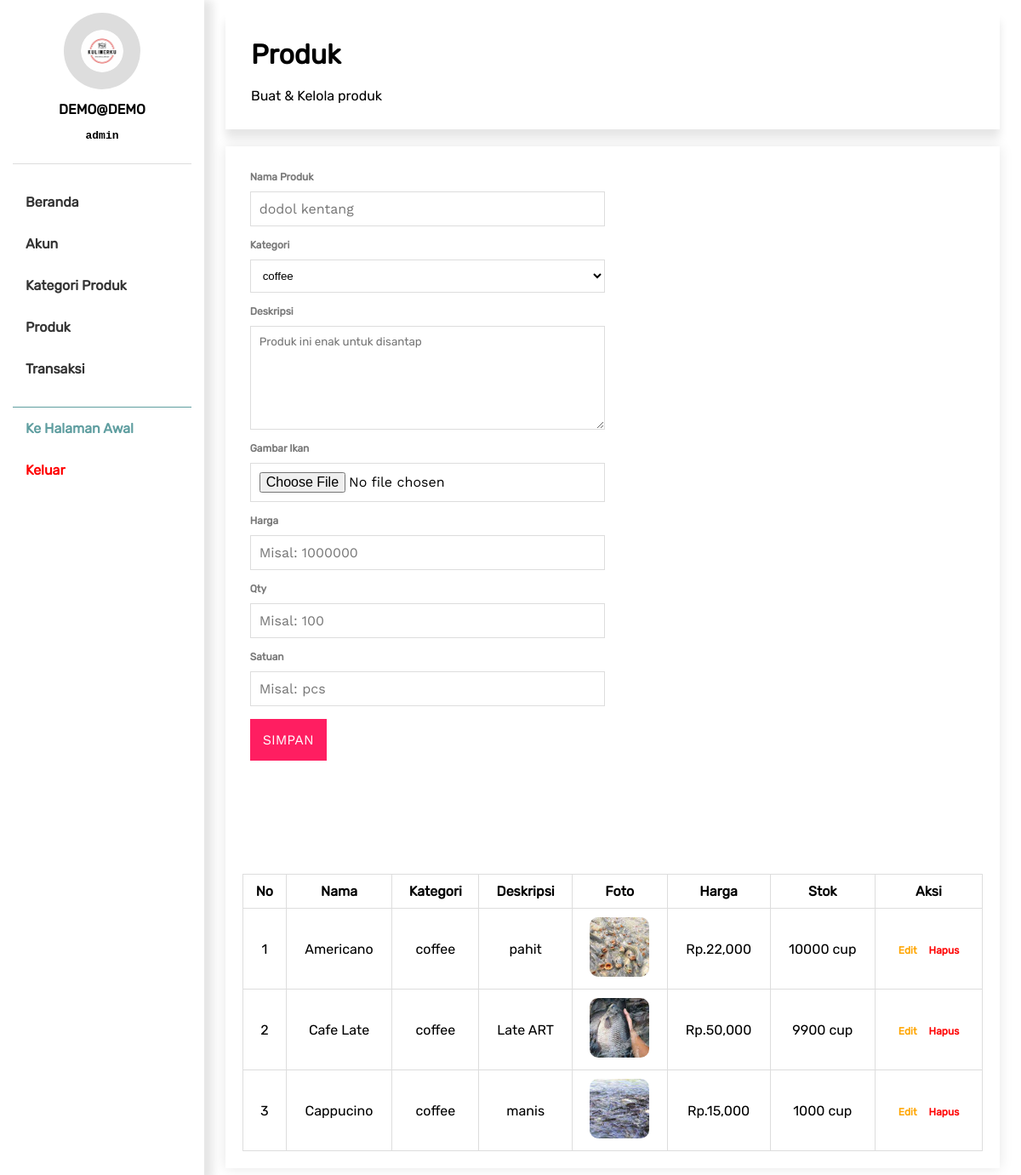
/panel/produk.php (signed in), run on the app's committed database.
### tables this page shows
CREATE TABLE `produk` (
  `id_data` int(255) NOT NULL,
  `nama` varchar(255) NOT NULL,
  `kategori` int(255) NOT NULL,
  `deskripsi` text NOT NULL,
  `foto` varchar(255) NOT NULL,
  `harga` int(255) NOT NULL,
  `qty` int(255) NOT NULL,
  `satuan` varchar(255) NOT NULL
);

CREATE TABLE `kategori` (
  `id_data` int(255) NOT NULL,
  `nama_kat` varchar(255) NOT NULL,
  `deskripsi` text DEFAULT NULL,
  `tampil` int(1) NOT NULL
);

### backend/model/Querybuilder.php (called while the page is built, shortened)
<?php
require 'Database.php';
class Querybuilder
{
   private $tableName;
   function __construct($dbname)
   {
      $this->tableName = $dbname;
   }
   function select($clause)
   {
      $dbconf = new Database();
      $table = $this->tableName;
      $query = "SELECT * FROM $table WHERE $clause";
      $exe = mysqli_query($dbconf->connect(),$query);
      $data['rows'] = mysqli_num_rows($exe);
      $data['single'] = mysqli_fetch_array($exe);
      $data['result'] = $exe;
      return $data;
   }
   function selectAll($clause)
   {
      $dbconf = new Database();
      $table = $this->tableName;
      $query = "SELECT * FROM $table WHERE $clause";
      $exe = mysqli_query($dbconf->connect(),$query);
      $data['rows'] = mysqli_num_rows($exe);
      $data['result'] = $exe;
      return $data;
   }
}

### backend/model/Database.php (called while the page is built)
<?php
class Database
{
   function connect()
   {
      $username = 'root';
      $password = '';
      $host = 'localhost';
      $db = "dimmeplace";
      return mysqli_connect($host, $username, $password, $db);
   }
}

### panel/produk.php (the view, shortened to what this page needs)
<?php
require '../backend/model/Querybuilder.php';
$getter = new Querybuilder('kategori');
$cat = $getter->selectAll("1 ORDER BY nama_kat ASC")['result'];
$prdGetter = new Querybuilder("produk");
$prd = $prdGetter->selectAll("1 ORDER BY nama ASC")['result'];
?>
<!DOCTYPE Html>
<html lang="id">
<head>
   <?php include 'temps/stylenscripts.php'?>
</head>
<body style="padding:0;margin:0;font-family: 'Rubiks'">
   <?php include 'temps/sidebar.php' ?>
   <div class="panel-sections">
      <div class="sect-heading">
         <h1>Produk</h1>
         <p>Buat & Kelola produk</p>
      </div>
      <div class="sect-body">
         <div class="sect-col-half">
            <form action="actions/produk-add.php" method="post" enctype="multipart/form-data">
               <div class="form-group">
                  <label>Nama Produk</label>
                  <input type="text" required name="name" placeholder="dodol kentang" value="">
               </div>
               <div class="form-group">
                  <label>Kategori</label>
                  <select required name="kat">
                     <?php
                     while($f = mysqli_fetch_array($cat))
                     {
                        ?>
                        <option value="<?= $f['id_data'] ?>"><?= $f['nama_kat'] ?></option>
                        <?php
                     }
                     ?>
                  </select>
               </div>
               <div class="form-group">
                  <label>Deskripsi</label>
                  <textarea name="descript" required placeholder="Produk ini enak untuk disantap"></textarea>
               </div>
               <div class="form-group">
                  <label>Gambar Ikan</label>
                  <input type="file" accept=".jpg,.jpeg,.pmg," name="foto">
               </div>
               <div class="form-group">
                  <label>Harga</label>
                  <input type="number" required name="harga" placeholder="Misal: 1000000">
               </div>
               <div class="form-group">
                  <label>Qty</label>
                  <input type="number" required name="qty" placeholder="Misal: 100">
               </div>
               <div class="form-group">
                  <label>Satuan</label>
                  <input type="text" required name="satuan" placeholder="Misal: pcs">
               </div>
               <div class="form-group">
                  <button type="submit">Simpan</button>
               </div>
            </form>
         </div>
         <div class="wrapper">
         </div>
         <table cellpadding="10" border-collapse="collapse" class="table-styled">
            <thead>
            <tr>
               <th>No</th>
               <th>Nama</th>
               <th>Kategori</th>
               <th>Deskripsi</th>
               <th>Foto</th>
               <th>Harga</th>
               <th>Stok</th>
               <th>Aksi</th>
            </tr>
            </thead>
            <tbody>
            <?php
            $n=0;
            while($fetch = mysqli_fetch_array($prd))
            {
               $idKat = $fetch['kategori'];
               $kat = $getter->select("id_data = '$idKat'")['single'];
               $n++;
               ?>
               <tr>
                  <td><?= $n ?></td>
                  <td><?= $fetch['nama'] ?></td>
                  <td><?= $kat['nama_kat'] ?></td>
                  <td><?= $fetch['deskripsi'] ?></td>
                  <td><img src="../image/<?= $fetch['foto'] ?>" style="width:70px;height:70px;border-radius:10px;object-fit: cover"/></td>
                  <td>Rp.<?= number_format($fetch['harga']) ?></td>
                  <td><?= $fetch['qty'] ?> <?= $fetch['satuan'] ?></td>
                  <td>
                     <a href="produk-edit.php?id=<?= $fetch['id_data'] ?>" style="color:orange;text-decoration: none;padding:5px;font-size:12px;font-weight: bold">Edit</a>
                     <a href="actions/produk-delete.php?id=<?= $fetch['id_data'] ?>" style="color:red;text-decoration: none;padding:5px;font-size:12px;font-weight: bold">Hapus</a>
                  </td>
               </tr>
               <?php
            }
            ?>
            </tbody>
         </table>
         </div>
</body>

### assets/css/style.css (style rules this page uses)
input,button { font-family: "Primary"; }
button { cursor: pointer; font-size:16px; text-transform: uppercase; }
input { font-size:16px; }
body { font-family: "Second"; margin:0; padding:0; }
.prd-wrapper > div > h1,p { padding:0; margin:0; }
.wrapper { display: block; width:100%; padding-top:110px; box-sizing: border-box; }
.panel-sections { padding:15px; padding-left:25px; padding-right:25px; float:left; box-sizing:border-box; width:80%; margin-left:20%; }
.sect-heading { background: rgba(255,255,255,0.7); text-align: center; padding:20px; display: flex; flex-flow: column; align-items: flex-start; box-shadow: 0 10px 10px rgba(0,0,0,0.1); }
.sect-heading > h1,p { margin:0; padding:10px; }
.sect-body { padding:20px; box-shadow:0 0 15px rgba(0,0,0,0.1); margin-top:20px; display: flex; flex-flow: row wrap; justify-content: flex-start; justify-items: flex-start; }
.sect-col-half { width:48%; padding:1%; }
.form-group { display: flex; flex-flow: column; margin-bottom:15px; }
.form-group > label { font-weight:bold; font-size:12px; color:#777; margin-bottom: 10px; }
.form-group > input { padding:10px; border:1px solid #ddd; }
.form-group > textarea { height:100px; font-family: "Rubiks"; padding:10px; border:1px solid #ddd; }
.form-group > select { padding:10px; border:1px solid #ddd; background-color: transparent; cursor: pointer; }
.form-group > button { padding:15px; width:fit-content; border:none; background-color: rgb(255,30,97); color: #fff; }
table { width:100%; }
table,th,td { text-align: center; border-collapse: collapse; border: 1px solid #ddd; }

### data on the page
produk: nama "Americano", kategori.nama_kat "coffee", deskripsi "pahit", foto (picture), harga "22,000", qty "10000", satuan "cup"
produk: nama "Cafe Late", kategori.nama_kat "coffee", deskripsi "Late ART", foto (picture), harga "50,000", qty "9900", satuan "cup"
produk: nama "Cappucino", kategori.nama_kat "coffee", deskripsi "manis", foto (picture), harga "15,000", qty "1000", satuan "cup"

### other printed values
$_SESSION['user'] "DEMO@DEMO"
$_SESSION['level'] "admin"
form field kat "coffee"
